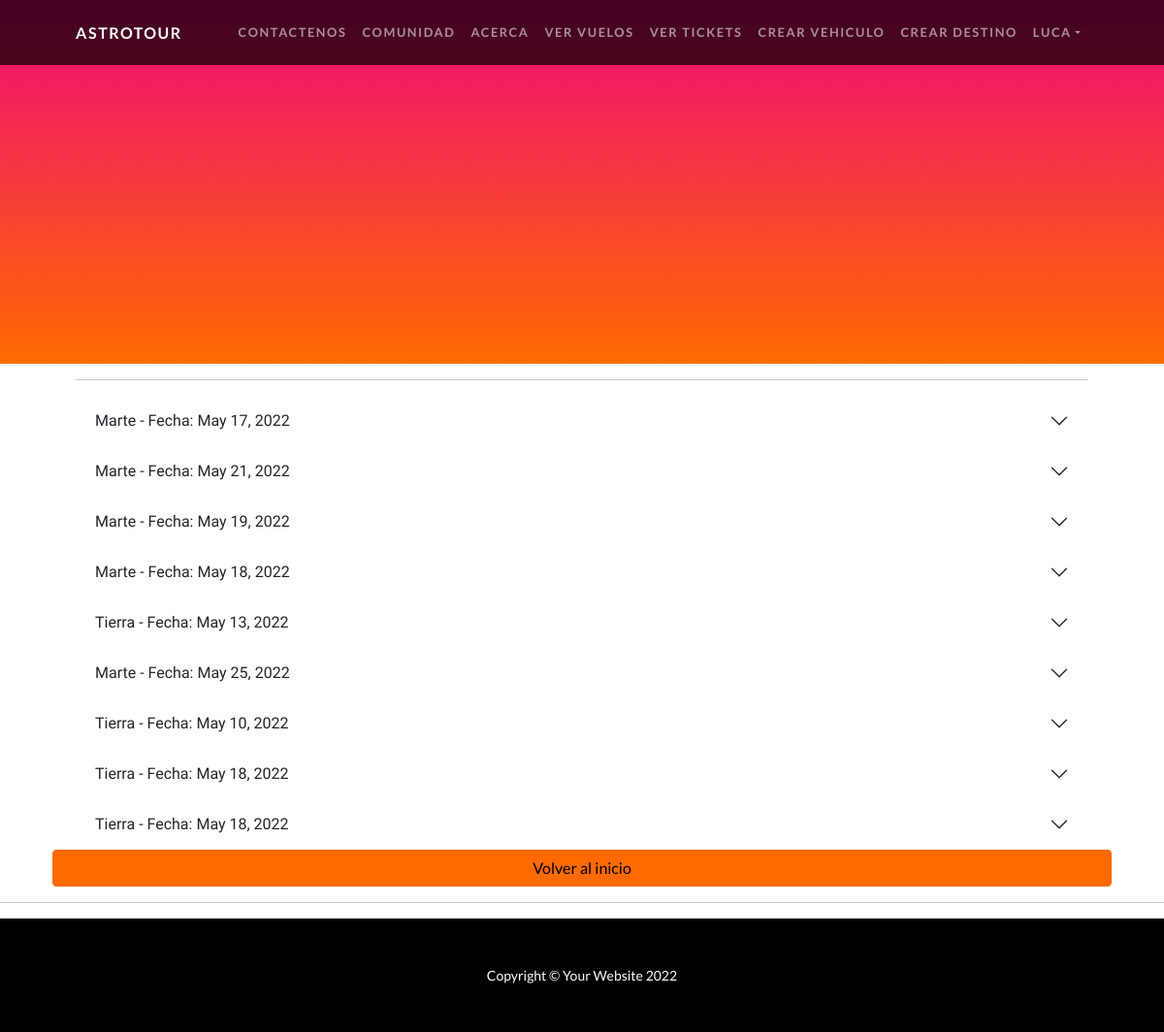
Page /viaje/mostrar-vuelos (signed in) on the earlier database version.
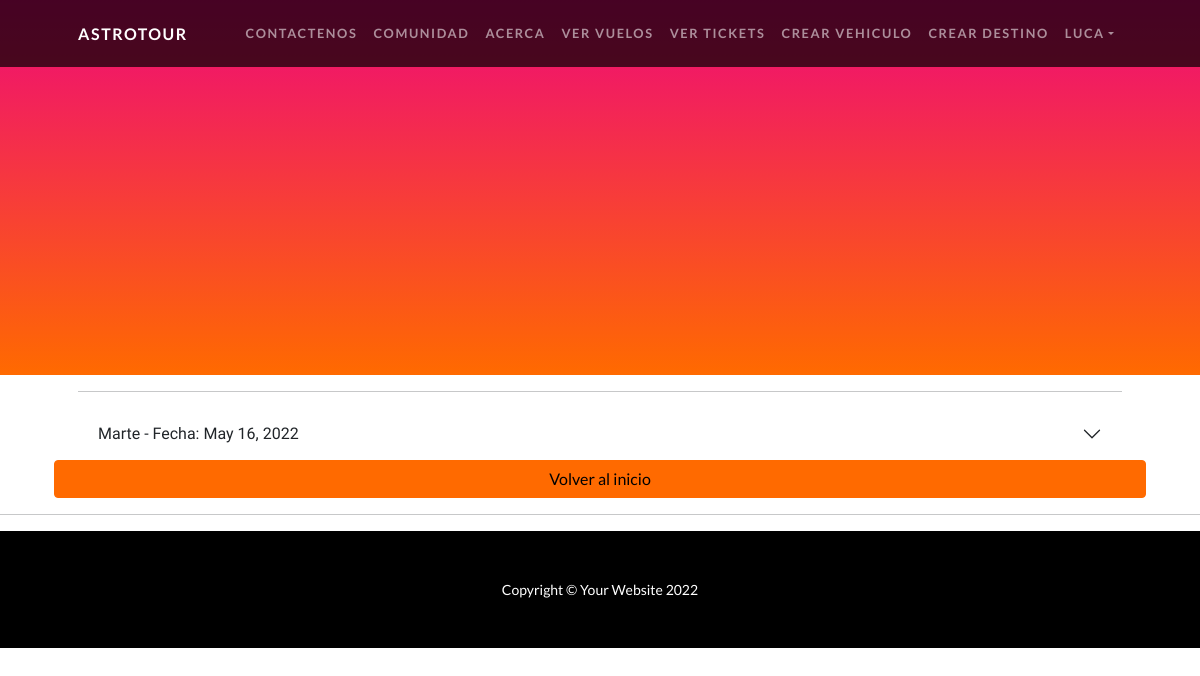
Same page on the later database version.
### Viajes/models.py (models this page shows)
class Vuelos(models.Model):
    vuelo_ticket = models.ManyToManyField(Ticket_abordaje, through= "Vuelos_pasajeros", blank = True)
    vehiculo = models.ForeignKey(Vehiculo, on_delete= models.CASCADE, blank = True, null = True)
    asientos_disponibles = models.IntegerField(blank = True, null = True)
    destino = models.ForeignKey(Destino, on_delete= models.CASCADE, blank = True, null = True)
    fecha = models.DateField(blank = True, null = True)
    tiempo_viaje = models.IntegerField(blank = True, null = True)

class Destino(models.Model):
    lugar = models.CharField(max_length = 50)
    ubicacion = models.CharField(max_length= 50)
    kilometros = models.IntegerField()
    gravedad = models.FloatField()
    resumen = models.TextField()
    descripcion = models.TextField()
    imagen = models.ImageField(upload_to = "imagen")
    def __str__(self):
        return f"{self.lugar}"

### Viajes/views.py (the view)
# urls.py: path("mostrar-vuelos", views.Vuelos_vista.as_view(), name = "Mostrar_vuelos"),
class Vuelos_vista(SuperuserRequiredMixin, ListView):
    model = Vuelos
    template_name = "mostrar_vuelos.html"

### Viajes/models.py (called while the page is built)
    def __str__(self):
        return f"{self.nombre_vehiculo}"

### Viajes/views.py (called while the page is built)
    def test_func(self):
        return self.request.user.is_superuser

### Viajes/templates/mostrar_vuelos.html (shortened to what this page needs)
{% extends "padre.html" %}
{% load mathfilters %}
{% block ContenidoQueCambia %}
<section class="page-section" id="services">
    <div class="container px-4 px-lg-5">
        <hr class="divider" />
        <div class="row gx-4 gx-lg-5">
            {% for vuelo in object_list %}
            <div class="accordion accordion-flush" id="accordionFlushExample">
                <div class="accordion-item">
                  <h2 class="accordion-header" id="flush-headingOne">
                    <button class="accordion-button collapsed" type="button" data-bs-toggle="collapse" data-bs-target="#flush-collapseOne{{vuelo.id}}" aria-expanded="false" aria-controls="flush-collapseOne">
                        {{vuelo.destino}} - Fecha: {{vuelo.fecha}}
                    </button>
                  </h2>
                </div>
              </div>
            {% endfor %}
            <a type = "btn" href = "{% url 'Inicio' %}" class="btn btn-secondary">Volver al inicio</a>
        </div>
    </div>
</section>
<hr class="divider" />
{% endblock ContenidoQueCambia %}

Differences in the rows shown:
removed Vuelos: destino "Marte", fecha "May 17, 2022"
removed Vuelos: destino "Marte", fecha "May 21, 2022"
removed Vuelos: destino "Marte", fecha "May 19, 2022"
removed Vuelos: destino "Marte", fecha "May 18, 2022"
removed Vuelos: destino "Tierra", fecha "May 13, 2022"
removed Vuelos: destino "Marte", fecha "May 25, 2022"
removed Vuelos: destino "Tierra", fecha "May 10, 2022"
removed Vuelos: destino "Tierra", fecha "May 18, 2022"
removed Vuelos: destino "Tierra", fecha "May 18, 2022"
added Vuelos: destino "Marte", fecha "May 16, 2022"
